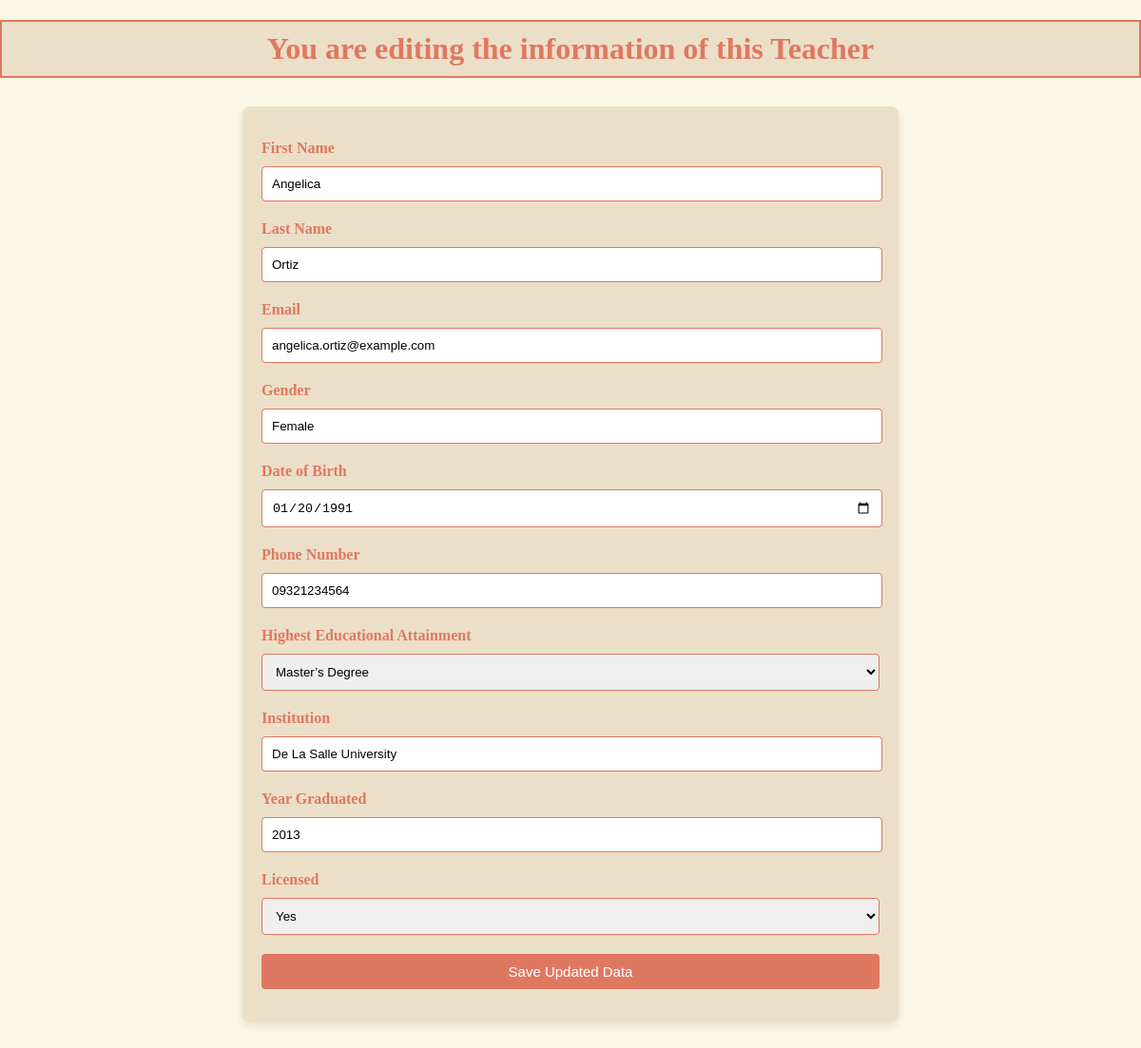
The app's page /edit.php?id=18 with its own data.
### tables this page shows
CREATE TABLE search_teacher_data (
    id INT AUTO_INCREMENT PRIMARY KEY,
    first_name VARCHAR (255),
    last_name VARCHAR (255),
    email VARCHAR (255),
    gender VARCHAR (255),
    date_of_birth DATE,
    phone_num VARCHAR (50), 
    highest_educational_attainment VARCHAR (255),
    institution VARCHAR (255),
    year_graduated VARCHAR (50),
    licensed VARCHAR (50),
    date_added TIMESTAMP DEFAULT CURRENT_TIMESTAMP
);

### core/models.php (called while the page is built, shortened)
<?php
function getTeacherByID($pdo, $id) {
	$sql = "SELECT * from search_teacher_data WHERE id = ?";
	$stmt = $pdo->prepare($sql);
	$executeQuery = $stmt->execute([$id]);
	if ($executeQuery) {
		return $stmt->fetch();
	}
}
?>

### edit.php (the view, shortened to what this page needs)
<?php require_once 'core/handleForms.php'; ?>
<?php require_once 'core/models.php'; ?>
<!DOCTYPE html>
<html lang="en">
<head>
</head>
<body>
    <?php $getTeacherByID = getTeacherByID($pdo, $_GET['id']); ?>
	<h1>You are editing the information of this Teacher</h1>
	<form action="core/handleForms.php?id=<?php echo $_GET['id']; ?>" method="POST">
    <p>
			<label for="first_name">First Name</label>
			<input type="text" name="first_name" value="<?php echo $getTeacherByID['first_name']; ?>">
		</p>
		<p>
			<label for="last_name">Last Name</label>
			<input type="text" name="last_name" value="<?php echo $getTeacherByID['last_name']; ?>">
		</p>
		<p>
			<label for="email">Email</label>
			<input type="text" name="email" value="<?php echo $getTeacherByID['email']; ?>">
		</p>
		<p>
			<label for="gender">Gender</label>
			<input type="text" name="gender" value="<?php echo $getTeacherByID['gender']; ?>">
		</p>
		<p>
			<label for="date_of_birth">Date of Birth</label>
			<input type="date" name="date_of_birth" value="<?php echo $getTeacherByID['date_of_birth']; ?>">
		</p>
		<p>
			<label for="phone_num">Phone Number</label>
			<input type="text" name="phone_num" value="<?php echo $getTeacherByID['phone_num']; ?>">
		</p>
		<p>
			<label for="highest_educational_attainment">Highest Educational Attainment</label>
            <select name="highest_educational_attainment" required value="<?php echo $getTeacherByID['highest_educational_attainment']; ?>">
                    <option value="Master’s Degree"> Master’s Degree </option>
            </select>
		</p>
        <p>
			<label for="institution">Institution</label>
			<input type="text" name="institution" value="<?php echo $getTeacherByID['institution']; ?>">
		</p>
        <p>
			<label for="year_graduated">Year Graduated</label>
			<input type="text" name="year_graduated" value="<?php echo $getTeacherByID['year_graduated']; ?>">
		</p>
        <p>
			<label for="licensed">Licensed</label>
            <select name="licensed" required value="<?php echo $getTeacherByID['licensed']; ?>">
                    <option value="Yes"> Yes </option>
            </select>
		</p>
        <p>
			<input type="submit" name="editTeacherBtn" value="Save Updated Data">
		</p>
	</form>
</body>
</html>

### edit.php (style rules this page uses)
body { background-color: #FCF8E8; font-family: Times; color: #DF7861; margin: 0; padding: 0; }
h1 { color: #DF7861; text-align: center; background-color: #ECDFC8; border: 2px solid #DF7861; padding: 10px; }
form { width: 650px; margin: 30px auto; background-color: #ECDFC8; padding: 20px; border-radius: 8px; box-shadow: 0 4px 8px rgba(0, 0, 0, 0.1); }
form p { margin: 10px 0; padding: 5px 0; }
form label { display: block; font-weight: bold; margin-bottom: 5px; }
form input[type="text"], form input[type="date"], form select { width: 97%; padding: 10px; margin-top: 5px; border: 1px solid #DF7861; border-radius: 4px; }
form select { width: 100%; padding: 10px; margin-top: 5px; border: 1px solid #DF7861; border-radius: 4px; }
form input[type="submit"] { background-color: #DF7861; color: white; border: none; padding: 10px 20px; border-radius: 4px; cursor: pointer; width: 100%; font-size: 15px; }

### records on screen
search_teacher_data: first_name "Angelica", last_name "Ortiz", email "angelica.ortiz@example.com", gender "Female", date_of_birth "01/20/1991", phone_num "09321234564", highest_educational_attainment "Master’s Degree", institution "De La Salle University", year_graduated "2013", licensed "Yes"
